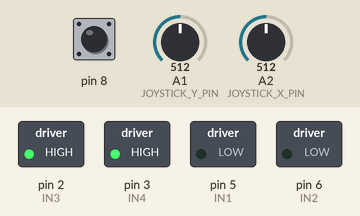
This sketch was run on a simulated Arduino Uno, built with avr-gcc and run on an emulated ATmega328P. Shown: switched loads named in the sketch (green lamp = pin HIGH). The test bench sets the inputs (shaded band); at power-on: A1 (JOYSTICK_Y_PIN) = 512, A2 (JOYSTICK_X_PIN) = 512, pin 8 HIGH. What the sketch prints to the serial monitor is not drawn.

Above: at 1.3 s.
1.4 s: A1 (JOYSTICK_Y_PIN) set to 544
2.9 s: A1 (JOYSTICK_Y_PIN) set to 560
At 4.1 s:
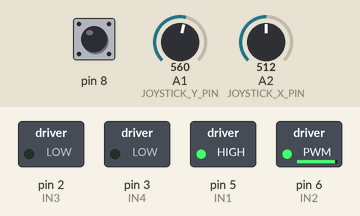
4.4 s: A1 (JOYSTICK_Y_PIN) set to 306
At 5.2 s:
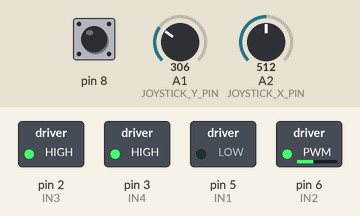
5.9 s: A2 (JOYSTICK_X_PIN) set to 716
At 6.4 s:
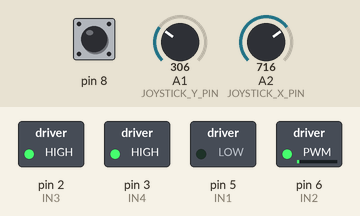
7.4 s: A1 (JOYSTICK_Y_PIN) set to 0
At 8.8 s:
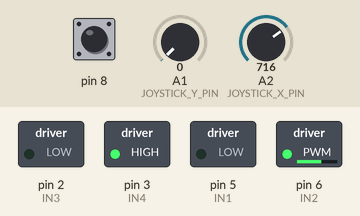
Timing chart, 0 to 9.9 s (numbered marks = the images above; inputs shaded):
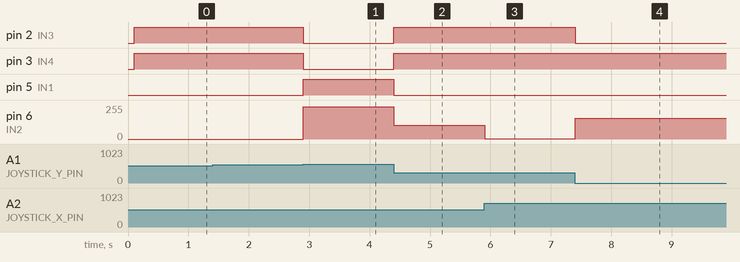

The sketch:

wheelchairFinal1.ino
```cpp
#define IN1 5 //
#define IN2 6 //
#define IN3 2 //
#define IN4 3//

#define JOYSTICK_Y_PIN A1
#define JOYSTICK_X_PIN A2

int xBase;
int yBase;
int bValue = 0 ;

void setup() {
  Serial.begin(115200);
  delay(100); pinMode(8, INPUT);
  digitalWrite(8, HIGH);

  pinMode(IN1, OUTPUT);
  pinMode(IN2, OUTPUT);
  pinMode(IN3, OUTPUT);
  pinMode(IN4, OUTPUT);
  xBase = analogRead(JOYSTICK_X_PIN);
  yBase = analogRead(JOYSTICK_Y_PIN);
}

void loop() {
  joystickDrive();

  bValue = digitalRead(8);
}

void joystickDrive() {
  int pawa = abs(analogRead(JOYSTICK_Y_PIN) - yBase) / 2;
  boolean dir = (analogRead(JOYSTICK_Y_PIN) > yBase);
  int steeringPawa = abs(analogRead(JOYSTICK_X_PIN) - xBase) / 2;
  boolean steeringDir = (analogRead(JOYSTICK_X_PIN) > xBase);
  if (pawa > 20) {
    if (steeringPawa < 20) {
      if (dir) { // forward
        forward(pawa, pawa);
      }
      else { // backward
        backward(pawa, pawa);
      }
    }
    else {
      if (dir) {
        if (steeringDir) { // forward right
          forward(constrain(pawa - steeringPawa, 0, pawa), pawa);
        }
        else { // forward left
          forward(pawa, constrain(pawa - steeringPawa, 0, pawa));
        }
      }
      else {
        if (steeringDir) { // backward right
          backward(pawa - steeringPawa, pawa);
        }
        else {
          Serial.println("backward left");
          backward(pawa, pawa - steeringPawa);//
        }
      }
    }
  }
  else if (steeringPawa > 20) {
    if (steeringDir) { // right
      right(steeringPawa);
    }
    else { // left
      left(steeringPawa);
    }
  }
  else stopp();
}

void forward(int speed1, int speed2) {
  Serial.println("backward");//forward
  drive(false, false, (speed1 - 10), speed2);
 ;
}

void backward(int speed1, int speed2) {
  Serial.println("forward");//forward
  drive(true, true, speed1, speed2);


}

void right(int speed) {

  Serial.println("left");
  drive(true, false, speed, (speed - speed));
}

void left(int speed) {

  Serial.println("right"); //Serial.println("right");
  drive(false, true, speed, speed);
}

void drive(boolean dir1, boolean dir2, int speed1, int speed2) {
  speed1 = constrain(speed1, 0, 1023);
  speed2 = constrain(speed2, 0, 1023);
  Serial.print(dir1 ? "" : "-");
  Serial.print(speed1);
  Serial.print(dir2 ? "\t" : "\t-");
  Serial.print(speed2);
  Serial.println();
  if (dir1) {
    digitalWrite(IN1, LOW);
    analogWrite(IN2, speed1);
    // Serial.println("dir 1");
  }
  else {
    digitalWrite(IN1, HIGH);
    analogWrite(IN2, 255 - speed1);
    // Serial.println("Pinopp 1");
  }
  yield();
  if (dir2) {
    analogWrite(IN3, 255 - speed2);
    digitalWrite(IN4, HIGH);
    // Serial.println("dir 2");
  }
  else {
    analogWrite(IN3, speed2);
    digitalWrite(IN4, LOW);
    // Serial.println("oppdir 2");
  }
}

void stopp() {
  //  Serial.println("stop");
  drive(true, true, 0, 0);
}
```

Measured:
- the behaviour switches between 553 and 554 on A1 (JOYSTICK_Y_PIN) (found by bisection; images 0 and 1)
- after the input at 2.9 s, pin 2 (IN3), pin 3 (IN4): HIGH → LOW at once; pin 5 (IN1): LOW → HIGH at once; pin 6 (IN2): 0/255 → 241/255 at once
- after the input at 4.4 s, pin 2 (IN3), pin 3 (IN4): LOW → HIGH at once; pin 5 (IN1): HIGH → LOW at once; pin 6 (IN2): 241/255 → 103/255 at once
- after the input at 5.9 s, pin 6 (IN2): 103/255 → 1/255 at once
- after the input at 7.4 s, pin 2 (IN3): HIGH → LOW at once; pin 6 (IN2): 1/255 → 154/255 at once
